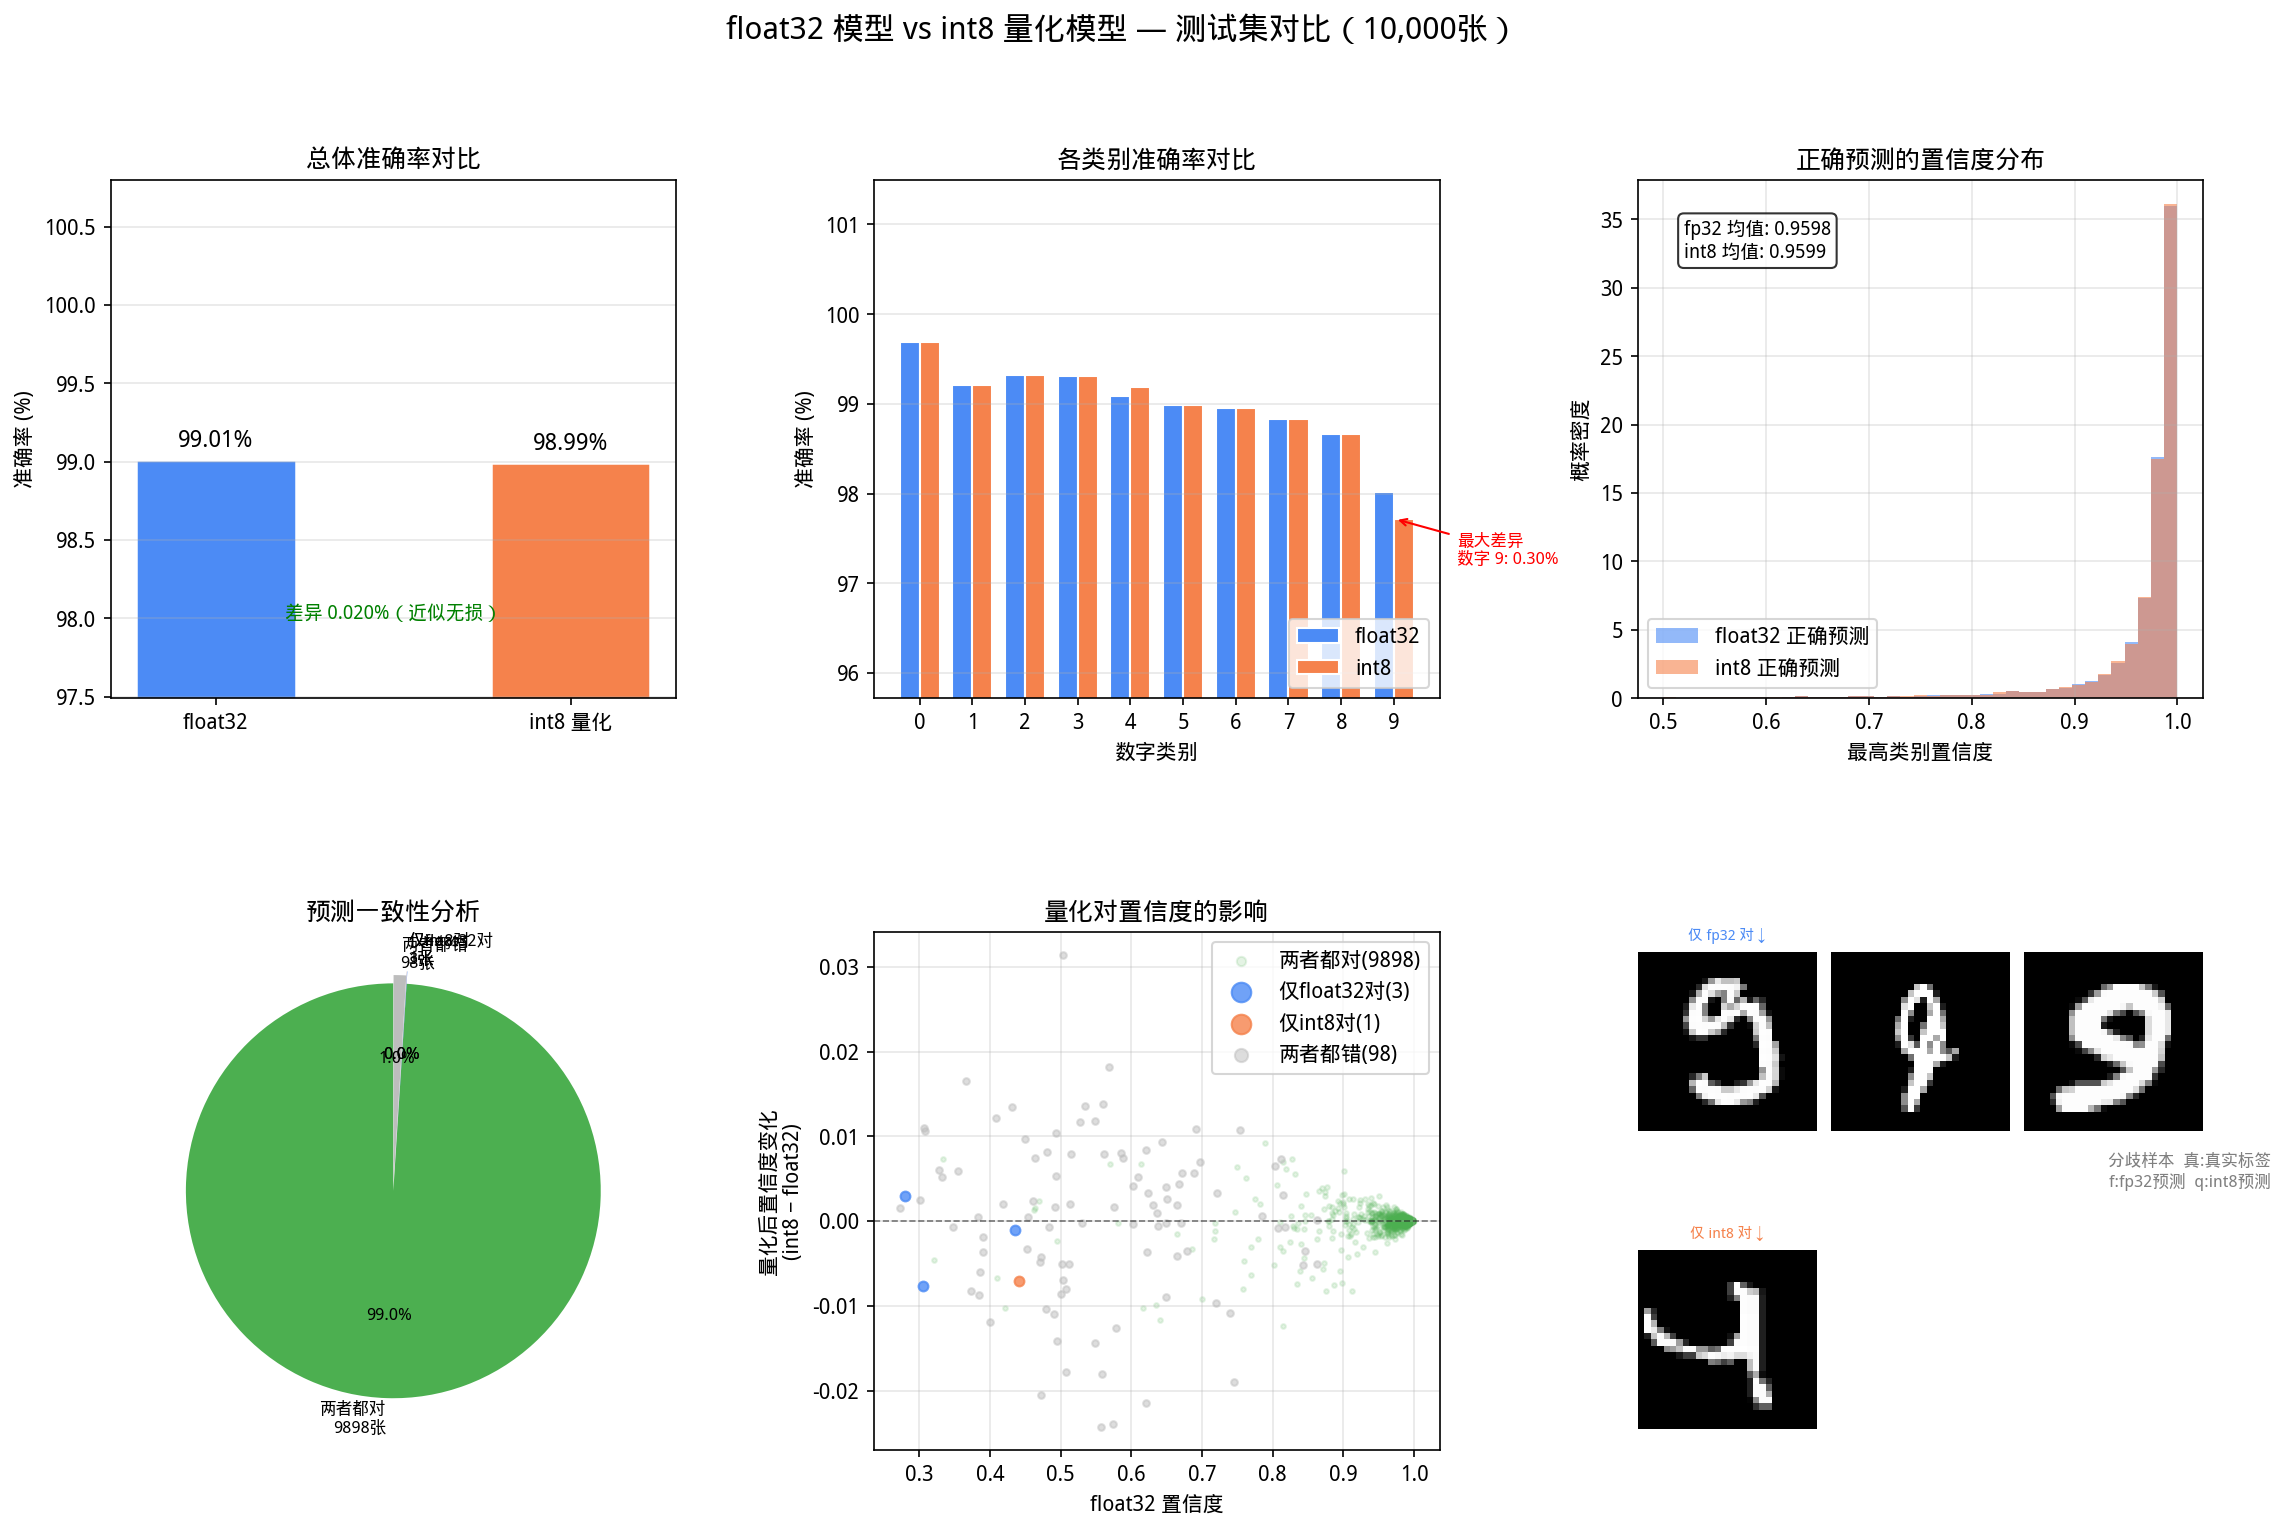

Here is the Python script that generated this plot:
"""
compare_models.py — float32 vs int8 量化模型在测试集上的对比（PyTorch）
========================================================================
原理：
  量化模型 = 将各层权重量化为 int8 再反量化回 float32
  → 注入同一 MCU_CNN 架构中运行
  → 与原始 float32 权重模型在完全相同的测试数据上对比

输出图：
  compare_models.png  (2×3 共6个子图)
    1. 总体准确率对比
    2. 各类别准确率对比
    3. 置信度分布对比
    4. 两模型预测一致性分析
    5. 量化误差 vs 置信度变化散点图
    6. 分歧样本展示
"""

import copy
import numpy as np
import torch
import torch.nn as nn
import torchvision
import torchvision.transforms as T
import matplotlib
matplotlib.use('TkAgg')
import matplotlib.pyplot as plt
import matplotlib.font_manager as fm
import matplotlib.gridspec as gridspec

# ─────────────────────────────────────────────
# 0. 中文字体 & 设备
# ─────────────────────────────────────────────
_FONT_PATH = '/usr/share/fonts/truetype/wqy/wqy-microhei.ttc'
zh_font    = fm.FontProperties(fname=_FONT_PATH)
matplotlib.rcParams['font.family']        = 'WenQuanYi Micro Hei'
matplotlib.rcParams['axes.unicode_minus'] = False

MODEL_PATH = 'mnist_model.pth'
DEVICE     = torch.device('cuda' if torch.cuda.is_available() else 'cpu')
print(f"使用设备: {DEVICE}")

# ─────────────────────────────────────────────
# 1. 模型定义（与 train_mcu.py 保持一致）
# ─────────────────────────────────────────────
class MCU_CNN(nn.Module):
    def __init__(self, drop_conv1=0.10, drop_conv2=0.15, drop_fc=0.40):
        super().__init__()
        self.features = nn.Sequential(
            nn.Conv2d(1, 8, kernel_size=3, padding=1, bias=False),
            nn.BatchNorm2d(8), nn.ReLU(inplace=True),
            nn.Dropout2d(drop_conv1), nn.MaxPool2d(2),
            nn.Conv2d(8, 16, kernel_size=3, padding=1, bias=False),
            nn.BatchNorm2d(16), nn.ReLU(inplace=True),
            nn.Dropout2d(drop_conv2), nn.MaxPool2d(2),
        )
        self.classifier = nn.Sequential(
            nn.Flatten(),
            nn.Linear(16 * 7 * 7, 64),
            nn.ReLU(inplace=True),
            nn.Dropout(drop_fc),
            nn.Linear(64, 10),
        )

    def forward(self, x):
        return self.classifier(self.features(x))

# ─────────────────────────────────────────────
# 2. 加载数据集（测试集，不做增强）
# ─────────────────────────────────────────────
_MEAN, _STD = (0.1307,), (0.3081,)
test_transform = T.Compose([T.ToTensor(), T.Normalize(_MEAN, _STD)])
test_ds     = torchvision.datasets.MNIST('./data', train=False,
                                         download=True, transform=test_transform)
test_loader = torch.utils.data.DataLoader(
    test_ds, batch_size=512, shuffle=False, num_workers=2, pin_memory=True)
print(f"测试集: {len(test_ds):,} 张")

# ─────────────────────────────────────────────
# 3. 加载 float32 模型
# ─────────────────────────────────────────────
fp32_model = MCU_CNN()
fp32_model.load_state_dict(torch.load(MODEL_PATH, map_location='cpu'))
fp32_model.eval()
print(f"已加载 float32 模型: {MODEL_PATH}")

# ─────────────────────────────────────────────
# 4. 量化工具函数（per-tensor 对称，zero_point=0）
# ─────────────────────────────────────────────
def quantize(arr: np.ndarray):
    """int8 对称量化"""
    scale = float(np.max(np.abs(arr))) / 127.0 if np.max(np.abs(arr)) != 0 else 1.0
    q     = np.clip(np.round(arr / scale), -128, 127).astype(np.int8)
    return q, scale

def dequantize(q: np.ndarray, scale: float) -> np.ndarray:
    return q.astype(np.float32) * scale

def to_np(tensor):
    return tensor.detach().float().numpy()

# ─────────────────────────────────────────────
# 5. 构建量化模型（权重量化→反量化后注入）
# ─────────────────────────────────────────────
print("\n量化权重（per-tensor 对称 int8）...")
int8_model = copy.deepcopy(fp32_model)

def quant_conv_weight(module_fp32, module_int8):
    """Conv2d 权重: (C_out,C_in,kH,kW) → [C_out,kH,kW,C_in] 量化 → 还原"""
    w    = to_np(module_fp32.weight)              # (C_out,C_in,kH,kW)
    w_t  = np.transpose(w, (0, 2, 3, 1))         # [C_out,kH,kW,C_in]
    wq, s = quantize(w_t)
    w_dq = np.transpose(dequantize(wq, s), (0, 3, 1, 2))   # 还原 PyTorch 格式
    module_int8.weight.data = torch.from_numpy(w_dq)
    err = float(np.max(np.abs(w_dq - w)))
    return s, err

def quant_linear_weight(module_fp32, module_int8):
    """Linear 权重: (out,in) 直接量化"""
    w    = to_np(module_fp32.weight)              # (out,in)
    wq, s = quantize(w)
    w_dq = dequantize(wq, s)
    module_int8.weight.data = torch.from_numpy(w_dq)
    err = float(np.max(np.abs(w_dq - w)))
    return s, err

s1,  e1  = quant_conv_weight(fp32_model.features[0],    int8_model.features[0])
s2,  e2  = quant_conv_weight(fp32_model.features[5],    int8_model.features[5])
sd1, ed1 = quant_linear_weight(fp32_model.classifier[1], int8_model.classifier[1])
sd2, ed2 = quant_linear_weight(fp32_model.classifier[4], int8_model.classifier[4])

print(f"  {'层':<12} {'scale':>14} {'最大权重误差':>14}")
print(f"  {'─'*42}")
for name, s, e in [('CONV1_W', s1, e1), ('CONV2_W', s2, e2),
                    ('DENSE1_W', sd1, ed1), ('DENSE2_W', sd2, ed2)]:
    print(f"  {name:<12} {s:>14.8f} {e:>14.8f}")

int8_model.eval()

# ─────────────────────────────────────────────
# 6. 推理（获取 softmax 概率）
# ─────────────────────────────────────────────
print("\n推理中（float32 & int8 模型各一次）...")

def infer(model, loader):
    all_probs, all_preds, all_labels = [], [], []
    model.eval()
    with torch.no_grad():
        for imgs, labels in loader:
            logits = model(imgs)
            probs  = torch.softmax(logits, dim=1)
            all_probs.append(probs.numpy())
            all_preds.append(logits.argmax(1).numpy())
            all_labels.append(labels.numpy())
    return (np.concatenate(all_probs),
            np.concatenate(all_preds),
            np.concatenate(all_labels))

fp32_prob, fp32_pred, y_test = infer(fp32_model, test_loader)
int8_prob, int8_pred, _      = infer(int8_model,  test_loader)

fp32_acc = np.mean(fp32_pred == y_test) * 100
int8_acc = np.mean(int8_pred == y_test) * 100
acc_loss = fp32_acc - int8_acc

print(f"\nfloat32 准确率: {fp32_acc:.2f}%")
print(f"int8    准确率: {int8_acc:.2f}%")
print(f"准确率损失:     {acc_loss:.3f}%")

# 预测一致性统计
mask_bc = (fp32_pred == y_test) & (int8_pred == y_test)
mask_fo = (fp32_pred == y_test) & (int8_pred != y_test)
mask_io = (fp32_pred != y_test) & (int8_pred == y_test)
mask_bw = (fp32_pred != y_test) & (int8_pred != y_test)
both_correct = mask_bc.sum()
fp32_only    = mask_fo.sum()
int8_only    = mask_io.sum()
both_wrong   = mask_bw.sum()

print(f"\n两者都对   : {both_correct} 张 ({both_correct/100:.1f}%)")
print(f"仅 float32 对: {fp32_only} 张")
print(f"仅 int8 对   : {int8_only} 张")
print(f"两者都错   : {both_wrong} 张")

# ─────────────────────────────────────────────
# 7. 绘图（2×3，共6个子图）
# ─────────────────────────────────────────────
fig = plt.figure(figsize=(18, 11))
fig.suptitle("float32 模型 vs int8 量化模型 — 测试集对比（10,000张）",
             fontsize=15, fontweight="bold", fontproperties=zh_font, y=0.98)

gs     = gridspec.GridSpec(2, 3, figure=fig, hspace=0.45, wspace=0.35)
COLORS = {"fp32": "#4C8BF5", "int8": "#F5824C"}

# ── 子图1：总体准确率 ──────────────────────────
ax1   = fig.add_subplot(gs[0, 0])
bars  = ax1.bar(["float32", "int8 量化"],
                [fp32_acc, int8_acc],
                color=[COLORS["fp32"], COLORS["int8"]],
                width=0.45, edgecolor="white", linewidth=1.2)
y_lo  = max(96, min(fp32_acc, int8_acc) - 1.5)
ax1.set_ylim(y_lo, 100.8)
ax1.set_ylabel("准确率 (%)", fontproperties=zh_font)
ax1.set_title("总体准确率对比", fontproperties=zh_font, fontsize=12)
ax1.grid(True, alpha=0.3, axis="y")
for bar, val in zip(bars, [fp32_acc, int8_acc]):
    ax1.text(bar.get_x() + bar.get_width() / 2, val + 0.05,
             f"{val:.2f}%", ha="center", va="bottom", fontsize=11, fontweight="bold")
if abs(acc_loss) < 0.05:
    ax1.text(0.5, (fp32_acc + int8_acc) / 2 - 1.0,
             f"差异 {abs(acc_loss):.3f}%（近似无损）",
             ha="center", fontproperties=zh_font, color="green", fontsize=9,
             transform=ax1.transData)
else:
    ax1.annotate(f"损失 {acc_loss:.3f}%",
                 xy=(1, int8_acc), xytext=(0.4, int8_acc - 0.6),
                 arrowprops=dict(arrowstyle="->", color="red"),
                 fontproperties=zh_font, color="red", fontsize=9)

# ── 子图2：各类别准确率 ────────────────────────
ax2 = fig.add_subplot(gs[0, 1])
class_acc_fp32 = [np.mean(fp32_pred[y_test == d] == d) * 100 for d in range(10)]
class_acc_int8 = [np.mean(int8_pred[y_test == d] == d) * 100 for d in range(10)]
xp  = np.arange(10)
bw  = 0.38
ax2.bar(xp - bw/2, class_acc_fp32, bw, label="float32",
        color=COLORS["fp32"], edgecolor="white")
ax2.bar(xp + bw/2, class_acc_int8, bw, label="int8",
        color=COLORS["int8"], edgecolor="white")
bot = max(90, min(class_acc_fp32 + class_acc_int8) - 2)
ax2.set_ylim(bot, 101.5)
ax2.set_xticks(xp)
ax2.set_xlabel("数字类别", fontproperties=zh_font)
ax2.set_ylabel("准确率 (%)", fontproperties=zh_font)
ax2.set_title("各类别准确率对比", fontproperties=zh_font, fontsize=12)
ax2.legend(prop=zh_font, loc="lower right")
ax2.grid(True, alpha=0.3, axis="y")
diffs_cls = [abs(a - b) for a, b in zip(class_acc_fp32, class_acc_int8)]
worst     = int(np.argmax(diffs_cls))
if diffs_cls[worst] > 0.2:
    ax2.annotate(f"最大差异\n数字 {worst}: {diffs_cls[worst]:.2f}%",
                 xy=(worst, min(class_acc_fp32[worst], class_acc_int8[worst])),
                 xytext=(worst + 1.2, bot + 1.5),
                 arrowprops=dict(arrowstyle="->", color="red"),
                 fontproperties=zh_font, color="red", fontsize=8)

# ── 子图3：置信度分布直方图 ───────────────────
ax3 = fig.add_subplot(gs[0, 2])
conf_fp32_ok = np.max(fp32_prob[fp32_pred == y_test], axis=1)
conf_int8_ok = np.max(int8_prob[int8_pred == y_test], axis=1)
bins = np.linspace(0.5, 1.0, 40)
ax3.hist(conf_fp32_ok, bins=bins, alpha=0.6, color=COLORS["fp32"],
         label="float32 正确预测", density=True)
ax3.hist(conf_int8_ok, bins=bins, alpha=0.6, color=COLORS["int8"],
         label="int8 正确预测",   density=True)
ax3.set_xlabel("最高类别置信度", fontproperties=zh_font)
ax3.set_ylabel("概率密度",       fontproperties=zh_font)
ax3.set_title("正确预测的置信度分布", fontproperties=zh_font, fontsize=12)
ax3.legend(prop=zh_font, fontsize=9)
ax3.grid(True, alpha=0.3)
ylim3 = ax3.get_ylim()[1]
ax3.text(0.52, ylim3 * 0.85,
         f"fp32 均值: {conf_fp32_ok.mean():.4f}\nint8 均值: {conf_int8_ok.mean():.4f}",
         fontproperties=zh_font, fontsize=9,
         bbox=dict(boxstyle="round", facecolor="white", alpha=0.8))

# ── 子图4：预测一致性饼图 ─────────────────────
ax4 = fig.add_subplot(gs[1, 0])
sizes_pie   = [both_correct, fp32_only, int8_only, both_wrong]
labels_pie  = [f"两者都对\n{both_correct}张",
               f"仅float32对\n{fp32_only}张",
               f"仅int8对\n{int8_only}张",
               f"两者都错\n{both_wrong}张"]
colors_pie  = ["#4CAF50", COLORS["fp32"], COLORS["int8"], "#BDBDBD"]
explode_pie = (0, 0.06, 0.06, 0.04)
wedges, texts, autotexts = ax4.pie(
    sizes_pie, labels=labels_pie, colors=colors_pie, explode=explode_pie,
    autopct="%1.1f%%", startangle=90,
    textprops={"fontproperties": zh_font, "fontsize": 8}
)
for at in autotexts:
    at.set_fontsize(8)
ax4.set_title("预测一致性分析", fontproperties=zh_font, fontsize=12)

# ── 子图5：置信度变化散点图 ───────────────────
ax5  = fig.add_subplot(gs[1, 1])
conf_fp32_all = np.max(fp32_prob, axis=1)
conf_int8_all = np.max(int8_prob, axis=1)
conf_diff     = conf_int8_all - conf_fp32_all

rng = np.random.default_rng(42)
if mask_bc.sum() > 0:
    idx_bc = rng.choice(np.where(mask_bc)[0], min(1000, mask_bc.sum()), replace=False)
    ax5.scatter(conf_fp32_all[idx_bc], conf_diff[idx_bc],
                alpha=0.15, s=5, color="#4CAF50", label=f"两者都对({mask_bc.sum()})")
if fp32_only > 0:
    ax5.scatter(conf_fp32_all[mask_fo], conf_diff[mask_fo],
                alpha=0.8, s=22, color=COLORS["fp32"],
                label=f"仅float32对({fp32_only})", zorder=4)
if int8_only > 0:
    ax5.scatter(conf_fp32_all[mask_io], conf_diff[mask_io],
                alpha=0.8, s=22, color=COLORS["int8"],
                label=f"仅int8对({int8_only})", zorder=4)
if mask_bw.sum() > 0:
    idx_bw = rng.choice(np.where(mask_bw)[0], min(200, mask_bw.sum()), replace=False)
    ax5.scatter(conf_fp32_all[idx_bw], conf_diff[idx_bw],
                alpha=0.5, s=10, color="#BDBDBD", label=f"两者都错({mask_bw.sum()})")

ax5.axhline(0, color="black", linewidth=0.8, linestyle="--", alpha=0.5)
ax5.set_xlabel("float32 置信度", fontproperties=zh_font)
ax5.set_ylabel("量化后置信度变化\n(int8 − float32)", fontproperties=zh_font)
ax5.set_title("量化对置信度的影响", fontproperties=zh_font, fontsize=12)
ax5.legend(prop=zh_font, fontsize=8, markerscale=2)
ax5.grid(True, alpha=0.3)

# ── 子图6：分歧样本展示 ───────────────────────
ax6 = fig.add_subplot(gs[1, 2])
ax6.axis("off")

fo_idx = np.where(mask_fo)[0]
io_idx = np.where(mask_io)[0]
n_fo   = min(4, len(fo_idx))
n_io   = min(4, len(io_idx))

# 测试集原始图片（uint8，用于可视化）
raw_imgs = test_ds.data.numpy()   # (10000, 28, 28) uint8

if n_fo + n_io > 0:
    n_cols   = max(n_fo, n_io, 1)
    inner_gs = gridspec.GridSpecFromSubplotSpec(
        2, n_cols, subplot_spec=gs[1, 2], hspace=0.35, wspace=0.08
    )
    # 第一行：仅 float32 预测对
    for i in range(n_fo):
        idx = fo_idx[i]
        axi = fig.add_subplot(inner_gs[0, i])
        axi.imshow(raw_imgs[idx], cmap="gray")
        axi.axis("off")
        if i == 0:
            axi.set_title("仅 fp32 对 ↓", fontproperties=zh_font,
                          fontsize=7, color=COLORS["fp32"])
        axi.set_xlabel(f"真:{y_test[idx]} f:{fp32_pred[idx]} q:{int8_pred[idx]}",
                       fontproperties=zh_font, fontsize=6.5)
    # 第二行：仅 int8 预测对
    for i in range(n_io):
        idx = io_idx[i]
        axi = fig.add_subplot(inner_gs[1, i])
        axi.imshow(raw_imgs[idx], cmap="gray")
        axi.axis("off")
        if i == 0:
            axi.set_title("仅 int8 对 ↓", fontproperties=zh_font,
                          fontsize=7, color=COLORS["int8"])
        axi.set_xlabel(f"真:{y_test[idx]} f:{fp32_pred[idx]} q:{int8_pred[idx]}",
                       fontproperties=zh_font, fontsize=6.5)
    fig.text(0.895, 0.27,
             "分歧样本  真:真实标签\nf:fp32预测  q:int8预测",
             ha="center", fontproperties=zh_font, fontsize=8, color="gray")
else:
    ax6.text(0.5, 0.5, "无分歧样本\n（两模型预测完全一致）",
             ha="center", va="center", fontproperties=zh_font, fontsize=12)

plt.savefig("compare_models.png", dpi=150, bbox_inches="tight")
print("\n图表已保存: compare_models.png")
plt.show()

print(f"""
╔══════════════════════════════════════════════════════╗
║              量化对比完成                            ║
╠══════════════════════════════════════════════════════╣
║  float32 准确率 : {fp32_acc:.2f}%{'':<34}║
║  int8    准确率 : {int8_acc:.2f}%{'':<34}║
║  准确率损失     : {acc_loss:.3f}%{'':<35}║
╠══════════════════════════════════════════════════════╣
║  量化权重误差 (max|W_dq - W|):                      ║
║    CONV1_W  : {e1:.6f}{'':<38}║
║    CONV2_W  : {e2:.6f}{'':<38}║
║    DENSE1_W : {ed1:.6f}{'':<38}║
║    DENSE2_W : {ed2:.6f}{'':<38}║
╚══════════════════════════════════════════════════════╝
""")
